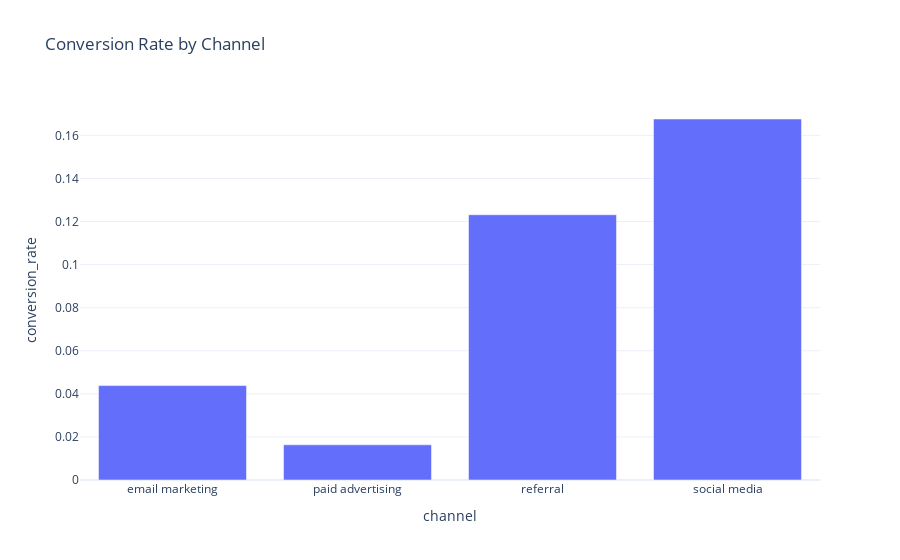

Notebook code cell kept with this figure:
### Markdown cell above
Question 4: Find out which channels are most and least effective at converting customers?

### Code cell
conversion_by_channel = data.groupby('channel')['conversion_rate'].mean().reset_index()
fig = px.bar(conversion_by_channel,
            x ='channel',
            y = 'conversion_rate',
           title='Conversion Rate by Channel')
fig.show()

### Figure 1 — Plotly figure (JSON) as saved in the notebook; plotly's stock layout.template omitted (floating-point values rounded to 4 significant figures)
{"data": [{"alignmentgroup": "True", "hovertemplate": "channel=%{x}<br>conversion_rate=%{y}<extra></extra>", "legendgroup": "", "marker": {"color": "#636efa", "pattern": {"shape": ""}}, "name": "", "offsetgroup": "", "orientation": "v", "showlegend": false, "textposition": "auto", "type": "bar", "x": ["email marketing", "paid advertising", "referral", "social media"], "xaxis": "x", "y": [0.04382, 0.01634, 0.1231, 0.1676], "yaxis": "y"}], "layout": {"autosize": true, "barmode": "relative", "legend": {"tracegroupgap": 0}, "title": {"text": "Conversion Rate by Channel"}, "xaxis": {"anchor": "y", "autorange": true, "domain": [0, 1], "range": [-0.5, 3.5], "title": {"text": "channel"}, "type": "category"}, "yaxis": {"anchor": "x", "autorange": true, "domain": [0, 1], "range": [0, 0.1764], "title": {"text": "conversion_rate"}, "type": "linear"}}}
